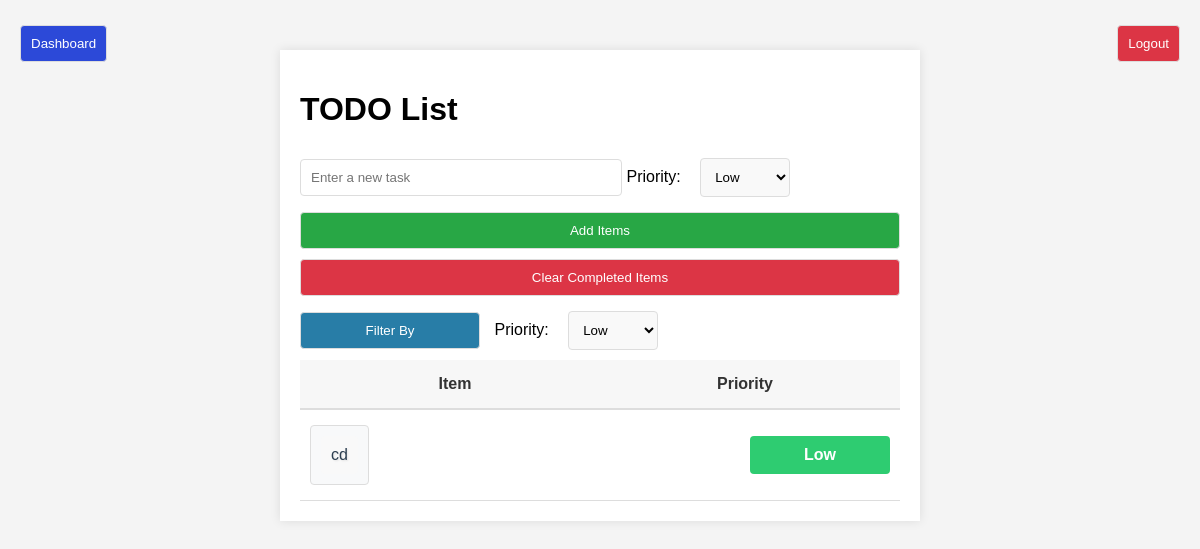
/index/2, run on an earlier commit of the app's database.
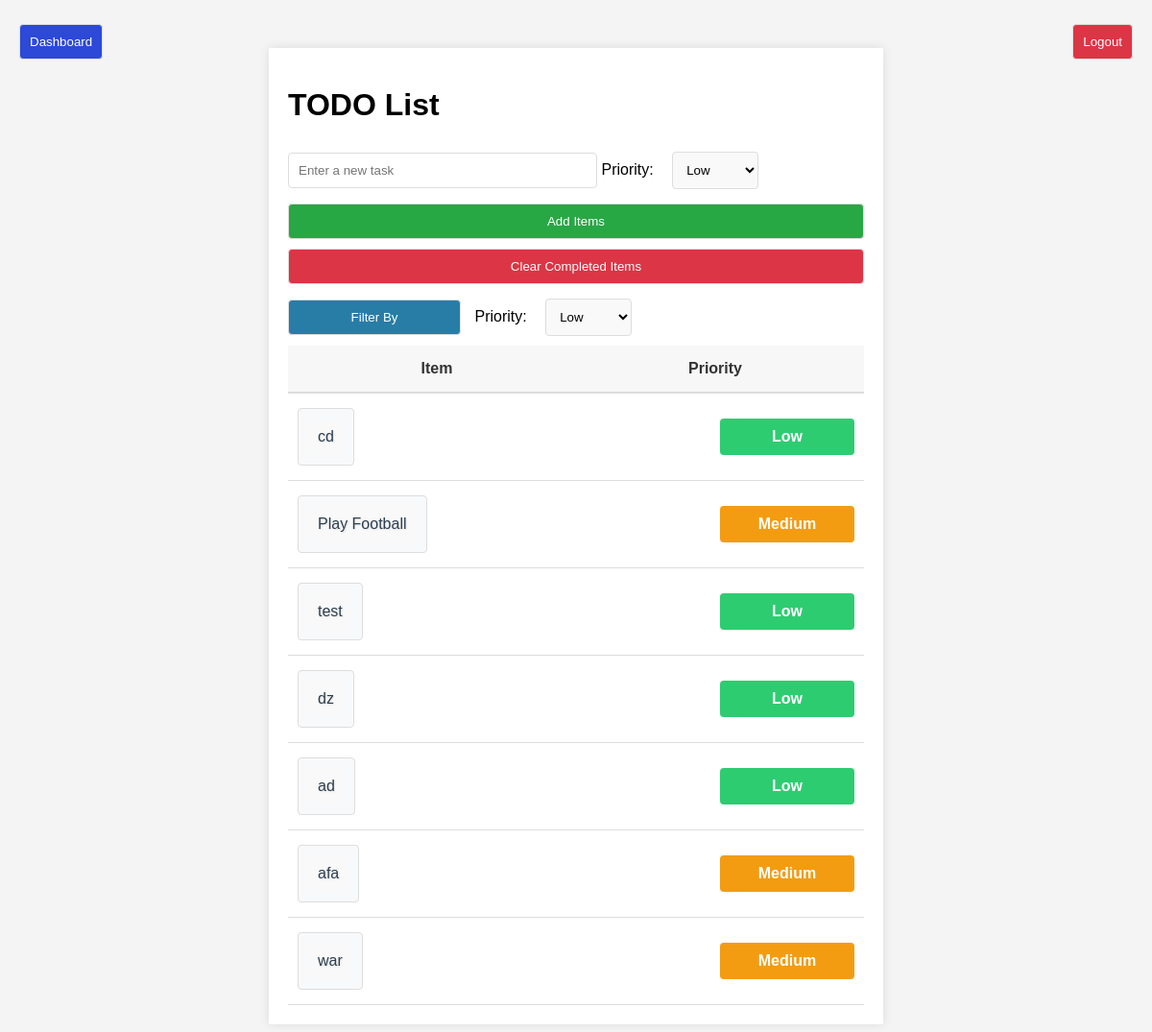
And on a later commit of the database.
### models.py (models this page shows, shortened)
class Todo(db.Model):
    todo_id=db.Column(db.Integer,primary_key=True)
    title=db.Column(db.String(200))
    completed=db.Column(db.Boolean,default=False)
    user_id=db.Column(db.Integer)
    clear=db.Column(db.Boolean,default=False)
    priority =db.Column(db.String(20))

### app.py (the view)
@app.route('/index/<int:user_id>')
def index(user_id):
    todos = Todo.query.filter_by(user_id=user_id).filter_by(clear=False).all()
    return render_template('index.html', todos=todos,user_id=user_id)

### templates/index.html (shortened to what this page needs)
{% extends 'base.html' %}
{% block content %}
<h1>TODO List</h1>
<form action="{{ url_for('add_todo' , user_id=user_id) }}" method="POST">
    <input type="text" name="title" placeholder="Enter a new task" autofocus>
    <label for="priority">Priority:</label>
    <select name="priority" class="priority-dropdown">
        <option value="Low">Low</option>
    </select>
    <button type="submit" class ="add">Add Items</button>
</form>
<a href="{{ url_for('clear_all',user_id=user_id) }}"><button class="clear">Clear Completed Items</button></a>
<form action="{{ url_for('filter', user_id=user_id) }}" method="POST">
<button class="filter" type="submit">Filter By</button>
<label for="priority1" class="prioritytext">Priority:</label>
<select name="priority1" class="priority-dropdown">
    <option value="Low">Low</option>
</select>
</form>
<ul class="todo-list">
    <li class="todo-header">
        <div class="header-item">Item</div>
        <div class="header-priority">Priority</div>
    </li>
    {% for todo in todos %}
    <li class="todo-item">
        <a href="{{ url_for('complete_todo', todo_id=todo.todo_id, user_id=user_id) }}">
            <button class="text1">
            <div class="item-text">
                {% if todo.completed %}
                <strike>{{ todo.title }}</strike>
                {% else %}
                {{ todo.title }}
                {% endif %}
            </div>
        </button>
        </a>
        <div class="item-priority {% if todo.priority == 'Low' %}low{% elif todo.priority == 'Medium' %}medium{% elif todo.priority == 'High' %}high{% endif %}">
            {{ todo.priority }}
        </div>
    </li>
    {% endfor %}
</ul>
{% endblock %}

### templates/base.html (shortened to what this page needs)
<!DOCTYPE html>
<html lang="en">
<head>
    <link rel="stylesheet" href="{{ url_for('static', filename='styles.css') }}">
</head>
<body>
    <div class="logout-container">
        <a href="{{ url_for('main') }}"><button class="logout">Logout</button></a>
    </div>
    <div class="dashboard-container">
        <a href="{{ url_for('dashboard',user_id=user_id) }}"><button class="dashboard">Dashboard</button></a>
    </div>
    <div class="container">
        {% block content %}{% endblock %}
    </div>
</body>
</html>

### static/styles.css (style rules this page uses)
body { font-family: Arial, sans-serif; background-color: #f4f4f4; margin: 0; padding: 0; }
.logout-container { position: fixed; top: 20px; right: 20px; z-index: 1000; }
.dashboard-container { position: fixed; top: 20px; left: 20px; z-index: 1000; }
.priority-dropdown { border-radius: 4px; background-color: #f9f9f9; padding: 10px; margin: 10px 0; margin-left: 15px; border: 1px solid #ddd; border-radius: 4px; }
.container { width: 50%; margin: 50px auto; padding: 20px; background: #fff; box-shadow: 0 0 10px rgba(0, 0, 0, 0.1); }
h1 { margin-bottom: 20px; }
input[type="text"] { width: 50%; padding: 10px; margin: 5px 0; border: 1px solid #ddd; border-radius: 4px; }
.todo-list { list-style-type: none; padding: 0; margin: 0; border-collapse: collapse; }
.todo-item { display: flex; justify-content: space-between; align-items: center; padding: 10px; border-bottom: 1px solid #ddd; }
.todo-header { display: flex; justify-content: center; align-items: center; padding: 10px; background-color: #f7f7f7; border-bottom: 2px solid #ddd; font-weight: bold; }
.header-item, .header-priority { padding: 5px 10px; color: #333; text-align: center; width: 100%; }
.item-text { flex-grow: 1; font-size: 1.2em; color: #2c3e50; font-family: 'Poppins', sans-serif; padding: 10px; border-radius: 4px; background-color: #f9f9f9; transition: background-color 0.3s ease, color 0.3s ease, box-shadow 0.3s ease; text-shadow: 1px 1px 2px rgba(0, 0, 0, 0.1); }
.item-priority { background-color: #f0f0f0; border-radius: 4px; text-align: center; width: 100px; }
.item-text { flex-grow: 1; }
.item-priority { min-width: 100px; display: flex; align-items: center; justify-content: center; padding: 5px; border-radius: 4px; font-weight: bold; }
.low { background-color: #2ecc71; color: white; display: inline-block; padding: 10px 20px; border-radius: 4px; text-align: center; }
.medium { background-color: #f39c12; color: white; display: inline-block; padding: 10px 20px; border-radius: 4px; text-align: center; }
button.text1 { margin: 5px 0; padding: 10px; background-color: #f8f9fa; border: 1px solid #ddd; border-radius: 4px; cursor: pointer; width: 100%; }
button.logout { margin: 5px 0; padding: 10px; background-color: #dc3545; color: white; border: 1px solid #ddd; border-radius: 4px; cursor: pointer; }
button.dashboard { margin: 5px 0; padding: 10px; background-color: #2c49d8; color: white; border: 1px solid #ddd; border-radius: 4px; cursor: pointer; }
button.add { background-color: #28a745; color: white; cursor: pointer; width: 100%; padding: 10px; margin: 5px 0; border: 1px solid #ddd; border-radius: 4px; }
.prioritytext { margin-left: 10px; }
button.filter { background-color: #287da7; color: white; cursor: pointer; width: 30%; padding: 10px; margin: 5px 0; border: 1px solid #ddd; border-radius: 4px; }
button.clear { padding: 10px; background-color: #dc3545; color: white; border-radius: 10px; width: 100%; padding: 10px; margin: 5px 0; border: 1px solid #ddd; border-radius: 4px; }
ul { list-style-type: none; padding: 0; }

What changed in the data, as far as the page shows it:
added Todo: title "Play Football", priority "Medium"
added Todo: title "test", priority "Low"
added Todo: title "dz", priority "Low"
added Todo: title "ad", priority "Low"
added Todo: title "afa", priority "Medium"
added Todo: title "war", priority "Medium"
